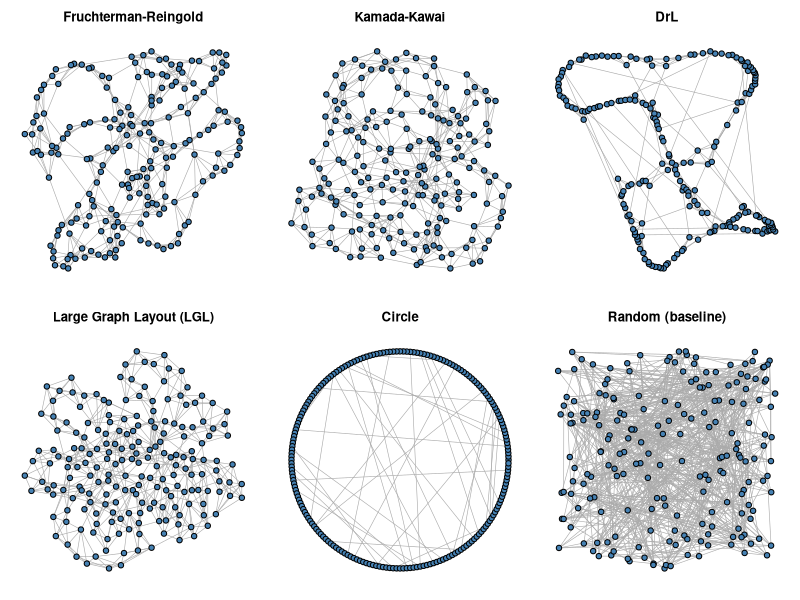
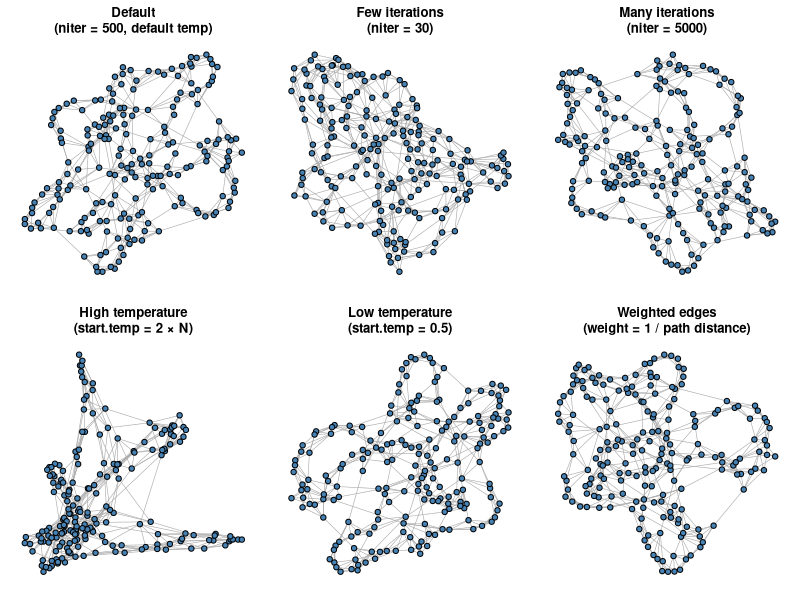

Write R code to recreate these figures, in order.
## ---- chunk 1
#| label: setup
library(igraph)
## ---- chunk 2
#| label: generate-network

set.seed(42)   # fix randomness for reproducibility

# 200 nodes arranged on a 1-D ring; each node connected to its 3 nearest
# neighbours on each side; each edge independently rewired with prob 0.03
g <- sample_smallworld(dim = 1, size = 200, nei = 3, p = 0.03)
## ---- chunk 3
#| label: network-summary

cat("Network summary:\n")
print(g)
cat("\nNodes:                  ", vcount(g), "\n")
cat("Edges:                  ", ecount(g), "\n")
cat("Average path length:    ", round(mean_distance(g), 3), "\n")
cat("Clustering coefficient: ", round(transitivity(g, type = "average"), 3), "\n")
## ---- chunk 4
#| label: visual-style

node_col   <- "#4682B4"   # steel blue
edge_col   <- "#AAAAAA"   # light grey
node_size  <- 5
edge_width <- 0.6
## ---- chunk 5
#| label: compute-layouts

layout_fr     <- layout_with_fr(g)     # Fruchterman-Reingold (force-directed)
layout_kk     <- layout_with_kk(g)     # Kamada-Kawai (spring-electrical)
layout_drl    <- layout_with_drl(g)    # DrL — designed for large graphs
layout_lgl    <- layout_with_lgl(g)    # Large Graph Layout
layout_circle <- layout_in_circle(g)   # Circular — purely deterministic
layout_random <- layout_randomly(g)    # Random — no optimisation (baseline)
## ---- chunk 6
#| label: layout-comparison
#| fig-cap: "Six layout algorithms applied to the same small-world network."
#| fig-height: 8

par(mfrow = c(2, 3), mar = c(1, 1, 2.5, 1))

plot(g,
     layout       = layout_fr,
     main         = "Fruchterman-Reingold",
     vertex.size  = node_size, vertex.color = node_col,
     vertex.label = NA, edge.color = edge_col, edge.width = edge_width)

plot(g,
     layout       = layout_kk,
     main         = "Kamada-Kawai",
     vertex.size  = node_size, vertex.color = node_col,
     vertex.label = NA, edge.color = edge_col, edge.width = edge_width)

plot(g,
     layout       = layout_drl,
     main         = "DrL",
     vertex.size  = node_size, vertex.color = node_col,
     vertex.label = NA, edge.color = edge_col, edge.width = edge_width)

plot(g,
     layout       = layout_lgl,
     main         = "Large Graph Layout (LGL)",
     vertex.size  = node_size, vertex.color = node_col,
     vertex.label = NA, edge.color = edge_col, edge.width = edge_width)

plot(g,
     layout       = layout_circle,
     main         = "Circle",
     vertex.size  = node_size, vertex.color = node_col,
     vertex.label = NA, edge.color = edge_col, edge.width = edge_width)

plot(g,
     layout       = layout_random,
     main         = "Random (baseline)",
     vertex.size  = node_size, vertex.color = node_col,
     vertex.label = NA, edge.color = edge_col, edge.width = edge_width)

par(mfrow = c(1, 1), mar = c(5, 4, 4, 2) + 0.1)
## ---- chunk 7
#| label: fr-variants

# 1. Default — reference point
fr_default <- layout_with_fr(g)

# 2. Very few iterations — layout hasn't had time to converge
fr_few_iter <- layout_with_fr(g, niter = 30)

# 3. Many iterations — fully converged, most refined
fr_many_iter <- layout_with_fr(g, niter = 5000)

# 4. High starting temperature — large displacements allowed;
#    long-range/global structure is prioritised
fr_high_temp <- layout_with_fr(g, start.temp = vcount(g) * 2)

# 5. Low starting temperature — nodes barely move from random start;
#    result is close to a random layout
fr_low_temp <- layout_with_fr(g, start.temp = 0.5)

# 6. Edge weights derived from graph-theoretic path distances.
#    weight = 1 / path_distance means short-path neighbours attract
#    more strongly and are pulled visually closer together.
path_dist    <- distances(g)             # all-pairs shortest paths
edge_list    <- as_edgelist(g, names = FALSE)
edge_weights <- 1 / path_dist[edge_list] # one weight per edge

fr_weighted <- layout_with_fr(g, weights = edge_weights)
## ---- chunk 8
#| label: fr-comparison
#| fig-cap: "Fruchterman-Reingold with varying `niter`, `start.temp`, and edge weights."
#| fig-height: 8

par(mfrow = c(2, 3), mar = c(1, 1, 3, 1))

plot(g, layout = fr_default,
     main         = "Default\n(niter = 500, default temp)",
     vertex.size  = node_size, vertex.color = node_col,
     vertex.label = NA, edge.color = edge_col, edge.width = edge_width)

plot(g, layout = fr_few_iter,
     main         = "Few iterations\n(niter = 30)",
     vertex.size  = node_size, vertex.color = node_col,
     vertex.label = NA, edge.color = edge_col, edge.width = edge_width)

plot(g, layout = fr_many_iter,
     main         = "Many iterations\n(niter = 5000)",
     vertex.size  = node_size, vertex.color = node_col,
     vertex.label = NA, edge.color = edge_col, edge.width = edge_width)

plot(g, layout = fr_high_temp,
     main         = "High temperature\n(start.temp = 2 × N)",
     vertex.size  = node_size, vertex.color = node_col,
     vertex.label = NA, edge.color = edge_col, edge.width = edge_width)

plot(g, layout = fr_low_temp,
     main         = "Low temperature\n(start.temp = 0.5)",
     vertex.size  = node_size, vertex.color = node_col,
     vertex.label = NA, edge.color = edge_col, edge.width = edge_width)

plot(g, layout = fr_weighted,
     main         = "Weighted edges\n(weight = 1 / path distance)",
     vertex.size  = node_size, vertex.color = node_col,
     vertex.label = NA, edge.color = edge_col, edge.width = edge_width)

par(mfrow = c(1, 1), mar = c(5, 4, 4, 2) + 0.1)
